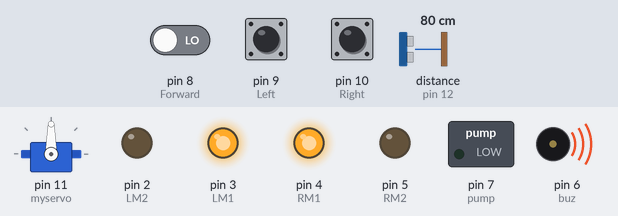
A sketch run on a simulated Arduino Uno, built with avr-gcc and run on an emulated ATmega328P. Parts: servo, switched loads named in the sketch (green lamp = pin HIGH), output pins drawn as LEDs (lit = HIGH), buzzer (waves = sounding, pin HIGH). Wiring (inferred from the names in the program): ultrasonic range finder: trigger pin 13; echo pin 12. Inputs (shaded band) come from the test bench; at power-on: distance to the obstacle (sensor on pin 12) 80 cm, pin 8 (Forward) LOW, pin 9 (Left) LOW, pin 10 (Right) LOW. The echo pulse lasts 58.3 µs per cm; pins used as bus, display or sensor lines are not drawn.

Above: at 1.2 s.
1.3 s: distance to the obstacle (sensor on pin 12) set to 27 cm
2.8 s: distance to the obstacle (sensor on pin 12) set to 23 cm
At 3.2 s:
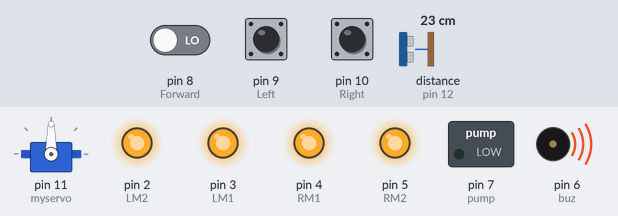
5.8 s: pin 8 (Forward) driven HIGH
At 8.6 s:
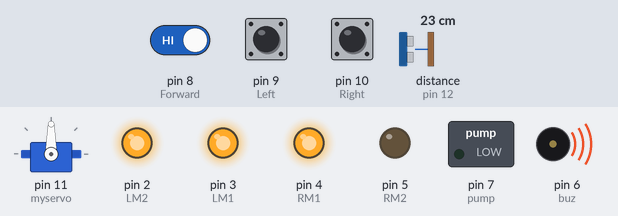
8.8 s: pin 9 (Left) pulled HIGH for 0.15 s
At 8.87 s:
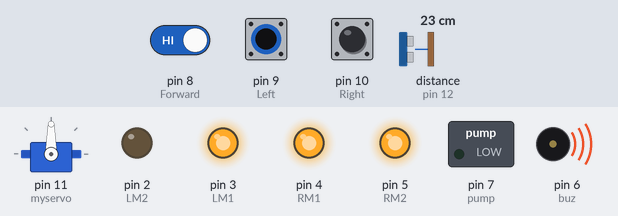
10.4 s: pin 9 (Left) pulled HIGH for 3.2 s
At 14.7 s:
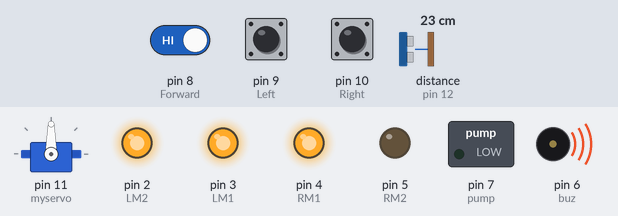
15.1 s: pin 8 (Forward) driven LOW
At 16.0 s:
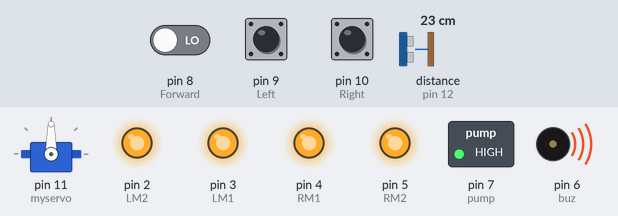
Timing chart, 0 to 19.1 s (numbered marks = the images above; inputs shaded):
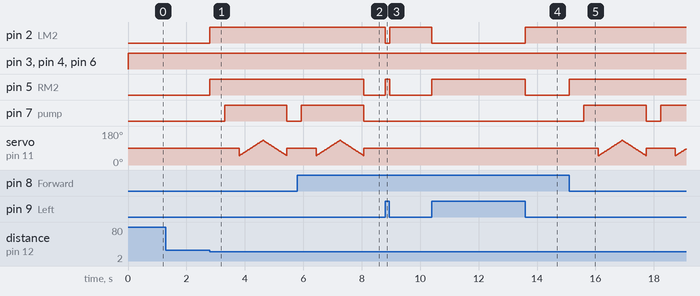

The sketch:

fire_fighting_robot.ino
```cpp
#include <Servo.h> //include servo.h library
Servo myservo;
int pos = 0;
boolean fire = false;
unsigned long thoigian;
int khoangcach;
#define trig 13
#define echo 12
#define Left 9
#define Right 10
#define Forward 8
#define buz 6
#define RM1 4
#define RM2 5
#define LM1 3
#define LM2 2
#define pump 7
void setup()
{
Serial.begin(9600);
pinMode(Left, INPUT);
pinMode(Right, INPUT);
pinMode(Forward, INPUT);

pinMode(LM1, OUTPUT);
pinMode(LM2, OUTPUT);
pinMode(RM1, OUTPUT);
pinMode(RM2, OUTPUT);
pinMode(pump, OUTPUT);
pinMode(trig, OUTPUT);
pinMode(echo, INPUT);
pinMode(buz,OUTPUT);
myservo.attach(11);
myservo.write(90);
}
void Stop()
{
digitalWrite(LM1, HIGH);
digitalWrite(LM2, HIGH);
digitalWrite(RM1, HIGH);
digitalWrite(RM2, HIGH);
}
void GoForward()
{
digitalWrite(LM1, HIGH);
digitalWrite(LM2, LOW);
digitalWrite(RM1, HIGH);
digitalWrite(RM2, LOW);
}
void GoRight()
{
digitalWrite(LM1, HIGH);
digitalWrite(LM2, LOW);
digitalWrite(RM1, HIGH);
digitalWrite(RM2, HIGH);
}
void GoLeft()
{
digitalWrite(LM1, HIGH);
digitalWrite(LM2, HIGH);
digitalWrite(RM1, HIGH);
digitalWrite(RM2, LOW);
}
int Distance()
{
int distance;
digitalWrite(trig,0); //Tắt chân trig
delayMicroseconds(2);
digitalWrite(trig,1); //bật chân trig để phát xung

delayMicroseconds(10); //Xung có độ rộng là 10 microsecond
digitalWrite(trig,0);
//Chân echo sẽ nhận xung phản xạ lại
//Và đo độ rộng xung cao ở chân echo
thoigian = pulseIn (echo, HIGH);
distance = int (thoigian / 2 / 29.412);
return distance;
}
void put_off_fire()
{
delay (500);
digitalWrite(pump, HIGH);
delay(500);
for (pos = 50; pos <= 130; pos += 1) {
myservo.write(pos);
delay(10);
}
for (pos = 130; pos >= 50; pos -= 1) {
myservo.write(pos);
delay(10);
}
digitalWrite(pump,LOW);
myservo.write(90);
fire=false;
}
void loop()
{
myservo.write(90); //Sweep_Servo();
if (digitalRead(Left) ==1 && digitalRead(Right)==1 &&
digitalRead(Forward) ==1)
{
digitalWrite(buz,LOW);
Stop();
}
else if (digitalRead(Forward) ==0)
{
GoForward();
digitalWrite(buz,HIGH);

fire = true;
}
else if (digitalRead(Left) ==0)
{
GoLeft();
digitalWrite(buz,HIGH);
}
else if (digitalRead(Right) ==0)
{
GoRight();
digitalWrite(buz,HIGH);
}
khoangcach = Distance();
if (fire ==true){
if (khoangcach>=25){
GoForward();
}
else {
Stop();
put_off_fire();
}
}
}
```

Measured:
- the behaviour switches between 26 and 25 cm on distance to the obstacle (sensor on pin 12) (found by bisection; images 0 and 1)
- after the input at 1.3 s, every drawn part: stays the same
- after the input at 2.8 s, pin 2 (LM2), pin 5 (RM2): LOW → HIGH at once; pin 7 (pump): LOW → HIGH after 0.50 s, → LOW 2.1 s later
- after the input at 5.8 s, pin 5 (RM2): HIGH → LOW after 2.3 s
- after the input at 8.8 s, pin 2 (LM2): HIGH → LOW at once, → HIGH 0.15 s later; pin 5 (RM2): LOW → HIGH at once, → LOW 0.15 s later
- after the input at 10.4 s, pin 2 (LM2): HIGH → LOW at once, → HIGH 3.2 s later; pin 5 (RM2): LOW → HIGH at once, → LOW 3.2 s later
- after the input at 15.1 s, pin 5 (RM2): LOW → HIGH at once; pin 7 (pump): LOW → HIGH after 0.50 s, → LOW 2.1 s later, → HIGH 0.50 s later
